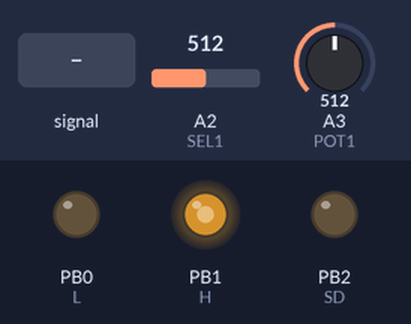
The program below on a simulated ATtiny85, built with avr-gcc and run on an emulated ATtiny85. Shown: output pins drawn as LEDs (lit = HIGH). The inputs (shaded band) are chosen by the test bench; at power-on: A2 (SEL1) = 512, A3 (POT1) = 512.

Above: at 1.2 s.
1.3 s: A2 (SEL1) fed a 200 Hz sine of ±81 counts around its level
4.3 s: A2 (SEL1) set to 863
At 4.48 s:
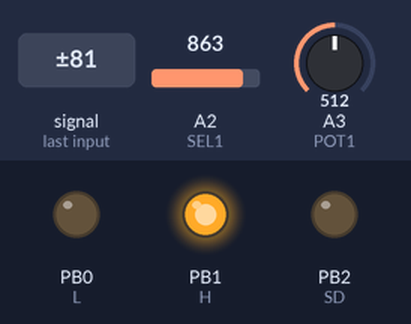
Timing chart, 0 to 6.4 s (numbered marks = the images above; inputs shaded):
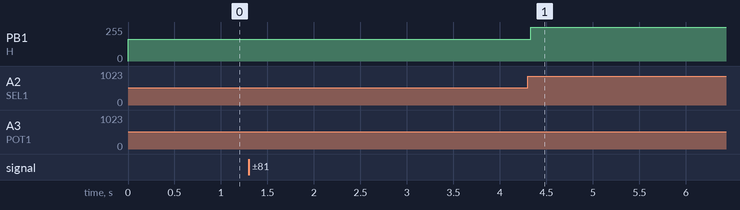

Measured:
- after the input at 4.3 s, PB1 (H): 164/255 → 255/255 at once

The program:

main.cpp
```cpp
#include <Arduino.h>
#include <avr/interrupt.h>
#include "lookup_tables.h"

#ifdef ATTINYx5
#define POT1  A3
#define SEL1  A2
#define SD    2
#define H     1
#define L     0

#elif ATTINYX61
#define POT1  A5
#define SEL1  A6
#define SD    PIN_B2
#define H     PIN_B0
#define L     PIN_B1
#endif


//#define DEADRISING 5
//#define DEADFALLING 5

volatile uint8_t pwmValue = 0;
volatile uint8_t index = 0;

#define MAX_COUNTER 1
uint16_t counter = 0;

/* UPDATE PWM
// f_wave := f_PCK / (prescaler * (OCR1C+1) * ARRAY_LEN * (MAX_COUNTER+1)) ~= 60.24Hz
// f_PCK := 32Mhz
// prescaler := 8
// OCR1C := 199
// ARRAY_LEN := 166
// MAX_COUNTER := 1
*/
ISR(TIMER1_OVF_vect) {
  if (counter++ >= MAX_COUNTER){
    counter = 0;
    index++;
    if (index == ARRAY_LEN) index=0;
    OCR1A = pwmValue;
  }
}

void setup() {
  pinMode(POT1, INPUT);
  pinMode(SEL1, INPUT);
  pinMode(SD, OUTPUT);
  pinMode(H, OUTPUT); // OC1A
  pinMode(L, OUTPUT); // not OC1A


  digitalWrite(SD,LOW); // IR2112 active
  SREG = _BV(7); // Global interruption enabled

  /*timer1 conf*/
  PLLCSR = _BV(LSM) | _BV(PLLE); //activates Low Speed Mode in PCK and enables it.
  delay(1);
  while(!(PLLCSR & _BV(PLOCK))); //wait until PLL is in steady state.
  PLLCSR |= _BV(PCKE); //enable PCK source for timer1 (asynchronous mode).

  //PWM freq = 20khz, page 88 in datasheet (PCK = 32Mhz)
  TIMSK = _BV(TOIE1); // interrupt enable when TCNT1 overflows (TCNT1 == OCR1A).
  OCR1C = 199; // top value for TCNT1 for PWM freq = 20khz, R = 7.6
  OCR1A = 100; // initial value of comparation
  #ifdef ATTINYx5
  TCCR1 = _BV(PWM1A) | _BV(COM1A0) | _BV(CS12); //activates complementary mode in A and 1:8 prescaler
  //DT1A = (0xF0 & (DEADRISING << 4)) | (0x0F & DEADFALLING);
  #elif ATTINYX61
  TCCR1A = _BV(PWM1A) | _BV(COM1A0); //activates complementary mode in A
  TCCR1B = _BV(CS11) | _BV(CS10); //1:4 prescaler
  //DT1 = (0xF0 & (DEADRISING << 4)) | (0x0F & DEADFALLING);
  #endif
  //DTPS1 = _BV(DTPS10); //prescaler 1:1

  /*timer0 conf*/
  //OCR0A = 100; // 100 us
  //TIMSK |= _BV(TOIE0); // enable interruption when TCNTR0 == OCR0A
  //TCCR0A = _BV(WGM01); // CTC mode
  //TCCR0B = _BV(CS00); // prescaler 1:1.
}

uint16_t tmp = 0;

void loop() {
  tmp = analogRead(SEL1);
  if (tmp <= 512) pwmValue = analogRead(POT1) >> 2;
  else if (tmp > 512 && tmp <= 853) pwmValue = pgm_read_byte(&(D1[index]));
  else pwmValue = pgm_read_byte(&(D2[index]));
}
```

Source omitted: lookup_tables.h (data table, 2575 bytes)
